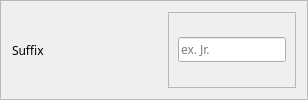
                   <widget class="QFrame" name="frame_81">
                    <property name="frameShape">
                     <enum>QFrame::StyledPanel</enum>
                    </property>
                    <property name="frameShadow">
                     <enum>QFrame::Raised</enum>
                    </property>
                    <layout class="QHBoxLayout" name="horizontalLayout_83">
                     <item>
                      <widget class="QLabel" name="label_43">
                       <property name="minimumSize">
                        <size>
                         <width>150</width>
                         <height>0</height>
                        </size>
                       </property>
                       <property name="font">
                        <font>
                         <family>Moon</family>
                        </font>
                       </property>
                       <property name="text">
                        <string>Suffix</string>
                       </property>
                      </widget>
                     </item>
                     <item>
                      <widget class="QFrame" name="frame_82">
                       <property name="frameShape">
                        <enum>QFrame::StyledPanel</enum>
                       </property>
                       <property name="frameShadow">
                        <enum>QFrame::Raised</enum>
                       </property>
                       <layout class="QHBoxLayout" name="horizontalLayout_84">
                        <property name="topMargin">
                         <number>5</number>
                        </property>
                        <property name="bottomMargin">
                         <number>5</number>
                        </property>
                        <item>
                         <widget class="QLineEdit" name="suffixLine">
                          <property name="font">
                           <font>
                            <family>Raleway</family>
                           </font>
                          </property>
                          <property name="placeholderText">
                           <string>ex. Jr.</string>
                          </property>
                          <property name="clearButtonEnabled">
                           <bool>true</bool>
                          </property>
                         </widget>
                        </item>
                       </layout>
                      </widget>
                     </item>
                    </layout>
                   </widget>
